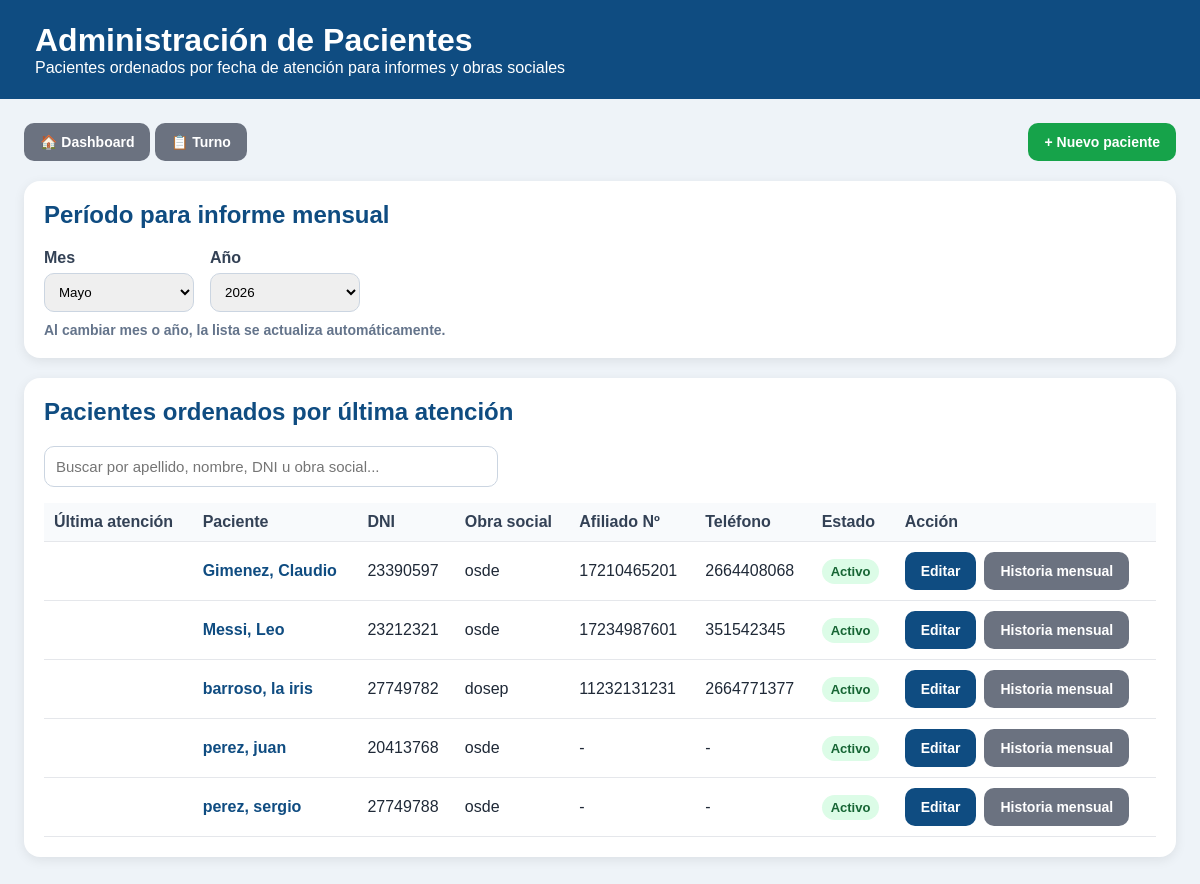
/pacientes/ (signed in), run on the app's committed database.
### pacientes/models.py (models this page shows, shortened)
class Paciente(models.Model):
    nombre = models.CharField(max_length=100)
    apellido = models.CharField(max_length=100)
    dni = models.CharField(
        max_length=20,
        unique=True
    )
    fecha_nacimiento = models.DateField(
        null=True,
        blank=True
    )
    telefono = models.CharField(
        max_length=30,
        blank=True
    )
    direccion = models.CharField(
        max_length=200,
        blank=True
    )
    obra_social = models.CharField(
        max_length=100,
        blank=True
    )
    numero_afiliado = models.CharField(
        max_length=100,
        blank=True
    )
    fecha_ingreso_dialisis = models.DateField(
        null=True,
        blank=True
    )
    etiologia = models.TextField(
        blank=True
    )
    diagnostico = models.TextField(
        blank=True
    )
    acceso_vascular = models.CharField(
        max_length=100,
        blank=True
    )
    medico_tratante = models.CharField(
        max_length=100,
        blank=True
    )
    activo = models.BooleanField(
        default=True
    )
    observaciones = models.TextField(
        blank=True
    )
    creado_en = models.DateTimeField(
        auto_now_add=True
    )
    class Meta:
        ordering = ["apellido", "nombre"]

### pacientes/views.py (the view)
# urls.py: path("", views.lista_pacientes, name="lista_pacientes"),
@login_required
def lista_pacientes(request):
    hoy = date.today()
    try:
        mes = int(request.GET.get("mes", hoy.month))
    except ValueError:
        mes = hoy.month
    try:
        anio = int(request.GET.get("anio", hoy.year))
    except ValueError:
        anio = hoy.year
    pacientes = Paciente.objects.all().order_by("apellido", "nombre")
    pacientes_atendidos_ids = (
        SesionDialisis.objects
        .filter(fecha__month=mes, fecha__year=anio)
        .values_list("paciente_id", flat=True)
        .distinct()
    )
    pacientes_atendidos = (
        Paciente.objects
        .filter(id__in=pacientes_atendidos_ids)
        .order_by("apellido", "nombre")
    )
    meses = [
        (1, "Enero"),
        (2, "Febrero"),
        (3, "Marzo"),
        (4, "Abril"),
        (5, "Mayo"),
        (6, "Junio"),
        (7, "Julio"),
        (8, "Agosto"),
        (9, "Septiembre"),
        (10, "Octubre"),
        (11, "Noviembre"),
        (12, "Diciembre"),
    ]
    return render(
        request,
        "pacientes/lista_pacientes.html",
        {
            "pacientes": pacientes,
            "pacientes_atendidos": pacientes_atendidos,
            "mes": mes,
            "anio": anio,
            "meses": meses,
            "es_administracion": usuario_en_grupo(request.user, "Administracion"),
            "es_superadmin": request.user.is_superuser,
        }
    )

### pacientes/views.py (called while the page is built)
def usuario_en_grupo(user, nombre_grupo):
    return user.groups.filter(name=nombre_grupo).exists()

### admin_pacientes_orden_atencion/pacientes/templates/pacientes/lista_pacientes.html (shortened to what this page needs)
<!DOCTYPE html>
<html lang="es">
<head>
</head>
<body>
<div class="header">
    <h1>Administración de Pacientes</h1>
    <div>Pacientes ordenados por fecha de atención para informes y obras sociales</div>
</div>
<div class="container">
    <div class="top-actions">
        <div>
            {% if not es_administracion or es_superadmin %}
                <a href="/dashboard/" class="btn btn-gray">🏠 Dashboard</a>
                <a href="/turno/" class="btn btn-gray">📋 Turno</a>
            {% endif %}
        </div>
        <a href="{% url 'nuevo_paciente' %}" class="btn btn-green">
            + Nuevo paciente
        </a>
    </div>
    <div class="panel">
        <h2>Período para informe mensual</h2>
        <form method="get" class="filtros-informe" id="formInforme">
            <div class="campo">
                <label>Mes</label>
                <select name="mes" onchange="actualizarInforme()">
                    {% for numero, nombre in meses %}
                        <option value="{{ numero }}" {% if numero == mes %}selected{% endif %}>
                            {{ nombre }}
                        </option>
                    {% endfor %}
                </select>
            </div>
            <div class="campo">
                <label>Año</label>
                <select name="anio" onchange="actualizarInforme()">
                    <option value="2026" {% if anio == 2026 %}selected{% endif %}>2026</option>
                </select>
            </div>
        </form>
        <div class="ayuda">
            Al cambiar mes o año, la lista se actualiza automáticamente.
        </div>
    </div>
    <div class="panel">
        <h2>Pacientes ordenados por última atención</h2>
        <input
            type="text"
            id="buscador"
            class="buscador"
            placeholder="Buscar por apellido, nombre, DNI u obra social..."
            onkeyup="filtrarPacientes()"
        >
        <div class="tabla-scroll">
            <table id="tablaPacientes">
                <thead>
                    <tr>
                        <th>Última atención</th>
                        <th>Paciente</th>
                        <th>DNI</th>
                        <th>Obra social</th>
                        <th>Afiliado Nº</th>
                        <th>Teléfono</th>
                        <th>Estado</th>
                        <th>Acción</th>
                    </tr>
                </thead>
                <tbody>
                    {% for p in pacientes %}
                    <tr>
                        <td>{{ p.fecha_ultima_atencion|date:"d/m/Y" }}</td>
                        <td>
                            <a href="{% url 'editar_paciente' p.id %}" class="paciente-link">
                                {{ p.apellido }}, {{ p.nombre }}
                            </a>
                        </td>
                        <td>{{ p.dni }}</td>
                        <td>{{ p.obra_social|default:"-" }}</td>
                        <td>{{ p.numero_afiliado|default:"-" }}</td>
                        <td>{{ p.telefono|default:"-" }}</td>
                        <td>
                            {% if p.activo %}
                                <span class="badge-activo">Activo</span>
                            {% else %}
                                <span class="badge-inactivo">Inactivo</span>
                            {% endif %}
                        </td>
                        <td>
                            <div class="acciones">
                                <a href="{% url 'editar_paciente' p.id %}" class="btn">
                                    Editar
                                </a>
                                <a href="{% url 'historial_mensual' p.id %}?mes={{ mes }}&anio={{ anio }}"
                                   class="btn btn-gray">
                                    Historia mensual
                                </a>
                            </div>
                        </td>
                    </tr>
                    {% empty %}
                    <tr>
                        <td colspan="8">
                            No hay pacientes atendidos en el período seleccionado.
                        </td>
                    </tr>
                    {% endfor %}
                </tbody>
            </table>
        </div>
    </div>
</div>
</body>
</html>

### admin_pacientes_orden_atencion/pacientes/templates/pacientes/lista_pacientes.html (style rules this page uses)
body { font-family: Arial, sans-serif; background: #eef3f8; margin: 0; color: #1f2937; }
.header { background: #0f4c81; color: white; padding: 22px 35px; }
.header h1 { margin: 0; }
.container { max-width: 1300px; margin: auto; padding: 24px; }
.top-actions { display: flex; justify-content: space-between; gap: 12px; align-items: center; flex-wrap: wrap; margin-bottom: 20px; }
.btn { background: #0f4c81; color: white; padding: 11px 16px; border-radius: 10px; text-decoration: none; font-weight: bold; display: inline-block; border: none; cursor: pointer; font-size: 14px; }
.btn-green { background: #16a34a; }
.btn-gray { background: #6b7280; }
.panel { background: white; border-radius: 16px; padding: 20px; box-shadow: 0 3px 12px rgba(0,0,0,0.08); margin-bottom: 20px; }
h2 { color: #0f4c81; margin-top: 0; }
.buscador { width: 100%; max-width: 430px; padding: 11px; border: 1px solid #cbd5e1; border-radius: 10px; font-size: 15px; margin-bottom: 16px; }
.filtros-informe { display: flex; gap: 16px; align-items: end; flex-wrap: wrap; }
.campo { display: flex; flex-direction: column; gap: 6px; }
.campo label { font-weight: bold; color: #334155; }
.campo select { padding: 10px; border-radius: 10px; border: 1px solid #cbd5e1; min-width: 150px; }
.ayuda { color: #64748b; margin-top: 10px; font-size: 14px; font-weight: bold; }
.tabla-scroll { overflow-x: auto; }
table { width: 100%; border-collapse: collapse; min-width: 980px; }
th { background: #f8fafc; color: #334155; text-align: left; padding: 10px; border-bottom: 1px solid #e5e7eb; }
td { padding: 10px; border-bottom: 1px solid #e5e7eb; vertical-align: middle; }
.paciente-link { color: #0f4c81; font-weight: bold; text-decoration: none; }
.badge-activo { background: #dcfce7; color: #166534; padding: 5px 9px; border-radius: 999px; font-weight: bold; font-size: 13px; }
.acciones { display: flex; gap: 8px; flex-wrap: wrap; }

### data on the page
Paciente: apellido "Gimenez", nombre "Claudio", dni "23390597", obra_social "osde", numero_afiliado "17210465201", telefono "2664408068", activo "Activo"
Paciente: apellido "Messi", nombre "Leo", dni "23212321", obra_social "osde", numero_afiliado "17234987601", telefono "351542345", activo "Activo"
Paciente: apellido "barroso", nombre "la iris", dni "27749782", obra_social "dosep", numero_afiliado "11232131231", telefono "2664771377", activo "Activo"
Paciente: apellido "perez", nombre "juan", dni "20413768", obra_social "osde", numero_afiliado "-", telefono "-", activo "Activo"
Paciente: apellido "perez", nombre "sergio", dni "27749788", obra_social "osde", numero_afiliado "-", telefono "-", activo "Activo"

### other printed values
form field mes "Mayo"
